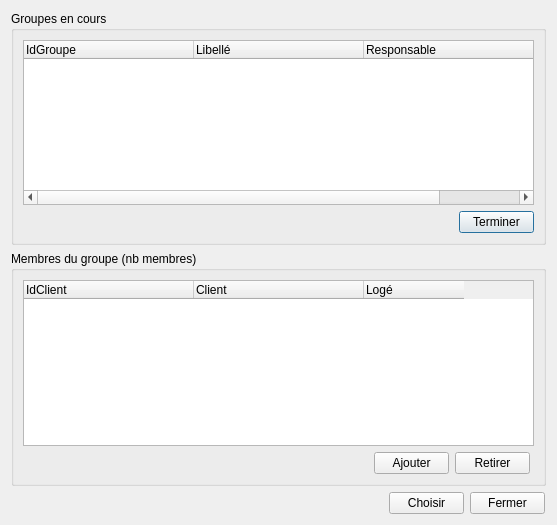
<?xml version="1.0" encoding="UTF-8"?>
<ui version="4.0">
 <class>BDModifierUnGroupeClient</class>
 <widget class="QDialog" name="BDModifierUnGroupeClient">
  <property name="geometry">
   <rect>
    <x>0</x>
    <y>0</y>
    <width>557</width>
    <height>525</height>
   </rect>
  </property>
  <property name="windowTitle">
   <string>Dialog</string>
  </property>
  <layout class="QGridLayout" name="gridLayout_3">
   <item row="0" column="0">
    <widget class="QGroupBox" name="groupBox">
     <property name="title">
      <string>Groupes en cours</string>
     </property>
     <layout class="QGridLayout" name="gridLayout">
      <item row="0" column="0">
       <widget class="QTreeWidget" name="treeWidgetGroupesEnCours">
        <attribute name="headerDefaultSectionSize">
         <number>170</number>
        </attribute>
        <attribute name="headerStretchLastSection">
         <bool>false</bool>
        </attribute>
        <attribute name="headerDefaultSectionSize">
         <number>170</number>
        </attribute>
        <attribute name="headerStretchLastSection">
         <bool>false</bool>
        </attribute>
        <column>
         <property name="text">
          <string>IdGroupe</string>
         </property>
        </column>
        <column>
         <property name="text">
          <string>Libellé</string>
         </property>
        </column>
        <column>
         <property name="text">
          <string>Responsable</string>
         </property>
        </column>
        <column>
         <property name="text">
          <string>Nb pers enreg</string>
         </property>
        </column>
       </widget>
      </item>
      <item row="1" column="0">
       <widget class="QPushButton" name="btn_terminer">
        <property name="maximumSize">
         <size>
          <width>75</width>
          <height>16777215</height>
         </size>
        </property>
        <property name="layoutDirection">
         <enum>Qt::RightToLeft</enum>
        </property>
        <property name="text">
         <string>Terminer</string>
        </property>
       </widget>
      </item>
     </layout>
    </widget>
   </item>
   <item row="1" column="0">
    <widget class="QGroupBox" name="groupBoxMembres">
     <property name="title">
      <string>Membres du groupe (nb membres)</string>
     </property>
     <layout class="QGridLayout" name="gridLayout_2">
      <item row="0" column="0">
       <widget class="QTreeWidget" name="treeWidgetMembres">
        <attribute name="headerDefaultSectionSize">
         <number>170</number>
        </attribute>
        <attribute name="headerStretchLastSection">
         <bool>false</bool>
        </attribute>
        <attribute name="headerDefaultSectionSize">
         <number>170</number>
        </attribute>
        <attribute name="headerStretchLastSection">
         <bool>false</bool>
        </attribute>
        <column>
         <property name="text">
          <string>IdClient</string>
         </property>
        </column>
        <column>
         <property name="text">
          <string>Client</string>
         </property>
        </column>
        <column>
         <property name="text">
          <string>Logé</string>
         </property>
        </column>
       </widget>
      </item>
      <item row="1" column="0">
       <layout class="QFormLayout" name="formLayout">
        <property name="formAlignment">
         <set>Qt::AlignRight|Qt::AlignTop|Qt::AlignTrailing</set>
        </property>
        <property name="rightMargin">
         <number>10</number>
        </property>
        <item row="0" column="0">
         <widget class="QPushButton" name="btn_ajouter">
          <property name="maximumSize">
           <size>
            <width>75</width>
            <height>23</height>
           </size>
          </property>
          <property name="text">
           <string>Ajouter</string>
          </property>
         </widget>
        </item>
        <item row="0" column="1">
         <widget class="QPushButton" name="btn_retirer">
          <property name="maximumSize">
           <size>
            <width>75</width>
            <height>23</height>
           </size>
          </property>
          <property name="text">
           <string>Retirer</string>
          </property>
         </widget>
        </item>
       </layout>
      </item>
     </layout>
    </widget>
   </item>
   <item row="2" column="0">
    <layout class="QFormLayout" name="formLayout_2">
     <property name="formAlignment">
      <set>Qt::AlignRight|Qt::AlignTop|Qt::AlignTrailing</set>
     </property>
     <property name="rightMargin">
      <number>7</number>
     </property>
     <item row="0" column="0">
      <widget class="QPushButton" name="btn_choisir">
       <property name="maximumSize">
        <size>
         <width>75</width>
         <height>23</height>
        </size>
       </property>
       <property name="layoutDirection">
        <enum>Qt::RightToLeft</enum>
       </property>
       <property name="text">
        <string>Choisir</string>
       </property>
      </widget>
     </item>
     <item row="0" column="1">
      <widget class="QPushButton" name="btn_fermer">
       <property name="maximumSize">
        <size>
         <width>75</width>
         <height>23</height>
        </size>
       </property>
       <property name="layoutDirection">
        <enum>Qt::RightToLeft</enum>
       </property>
       <property name="text">
        <string>Fermer</string>
       </property>
      </widget>
     </item>
    </layout>
   </item>
  </layout>
 </widget>
 <resources/>
 <connections/>
</ui>
